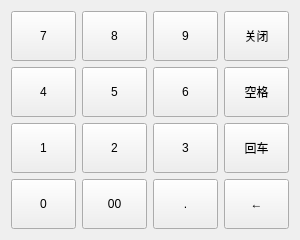
<?xml version="1.0" encoding="UTF-8"?>
<ui version="4.0">
 <class>frmNum</class>
 <widget class="QWidget" name="frmNum">
  <property name="geometry">
   <rect>
    <x>0</x>
    <y>0</y>
    <width>300</width>
    <height>240</height>
   </rect>
  </property>
  <property name="windowTitle">
   <string>数字键盘</string>
  </property>
  <layout class="QGridLayout" name="gridLayout">
   <item row="0" column="0">
    <widget class="QPushButton" name="btn7">
     <property name="sizePolicy">
      <sizepolicy hsizetype="Ignored" vsizetype="Expanding">
       <horstretch>0</horstretch>
       <verstretch>0</verstretch>
      </sizepolicy>
     </property>
     <property name="focusPolicy">
      <enum>Qt::NoFocus</enum>
     </property>
     <property name="text">
      <string>7</string>
     </property>
     <property name="flat">
      <bool>false</bool>
     </property>
    </widget>
   </item>
   <item row="0" column="1">
    <widget class="QPushButton" name="btn8">
     <property name="sizePolicy">
      <sizepolicy hsizetype="Ignored" vsizetype="Expanding">
       <horstretch>0</horstretch>
       <verstretch>0</verstretch>
      </sizepolicy>
     </property>
     <property name="focusPolicy">
      <enum>Qt::NoFocus</enum>
     </property>
     <property name="text">
      <string>8</string>
     </property>
     <property name="flat">
      <bool>false</bool>
     </property>
    </widget>
   </item>
   <item row="0" column="2">
    <widget class="QPushButton" name="btn9">
     <property name="sizePolicy">
      <sizepolicy hsizetype="Ignored" vsizetype="Expanding">
       <horstretch>0</horstretch>
       <verstretch>0</verstretch>
      </sizepolicy>
     </property>
     <property name="focusPolicy">
      <enum>Qt::NoFocus</enum>
     </property>
     <property name="text">
      <string>9</string>
     </property>
    </widget>
   </item>
   <item row="0" column="3">
    <widget class="QPushButton" name="btnClose">
     <property name="sizePolicy">
      <sizepolicy hsizetype="Ignored" vsizetype="Expanding">
       <horstretch>0</horstretch>
       <verstretch>0</verstretch>
      </sizepolicy>
     </property>
     <property name="focusPolicy">
      <enum>Qt::NoFocus</enum>
     </property>
     <property name="text">
      <string>关闭</string>
     </property>
    </widget>
   </item>
   <item row="1" column="0">
    <widget class="QPushButton" name="btn4">
     <property name="sizePolicy">
      <sizepolicy hsizetype="Ignored" vsizetype="Expanding">
       <horstretch>0</horstretch>
       <verstretch>0</verstretch>
      </sizepolicy>
     </property>
     <property name="focusPolicy">
      <enum>Qt::NoFocus</enum>
     </property>
     <property name="text">
      <string>4</string>
     </property>
     <property name="flat">
      <bool>false</bool>
     </property>
    </widget>
   </item>
   <item row="1" column="1">
    <widget class="QPushButton" name="btn5">
     <property name="sizePolicy">
      <sizepolicy hsizetype="Ignored" vsizetype="Expanding">
       <horstretch>0</horstretch>
       <verstretch>0</verstretch>
      </sizepolicy>
     </property>
     <property name="focusPolicy">
      <enum>Qt::NoFocus</enum>
     </property>
     <property name="text">
      <string>5</string>
     </property>
     <property name="flat">
      <bool>false</bool>
     </property>
    </widget>
   </item>
   <item row="1" column="2">
    <widget class="QPushButton" name="btn6">
     <property name="sizePolicy">
      <sizepolicy hsizetype="Ignored" vsizetype="Expanding">
       <horstretch>0</horstretch>
       <verstretch>0</verstretch>
      </sizepolicy>
     </property>
     <property name="focusPolicy">
      <enum>Qt::NoFocus</enum>
     </property>
     <property name="text">
      <string>6</string>
     </property>
    </widget>
   </item>
   <item row="1" column="3">
    <widget class="QPushButton" name="btnSpace">
     <property name="sizePolicy">
      <sizepolicy hsizetype="Ignored" vsizetype="Expanding">
       <horstretch>0</horstretch>
       <verstretch>0</verstretch>
      </sizepolicy>
     </property>
     <property name="focusPolicy">
      <enum>Qt::NoFocus</enum>
     </property>
     <property name="text">
      <string>空格</string>
     </property>
    </widget>
   </item>
   <item row="2" column="0">
    <widget class="QPushButton" name="btn1">
     <property name="sizePolicy">
      <sizepolicy hsizetype="Ignored" vsizetype="Expanding">
       <horstretch>0</horstretch>
       <verstretch>0</verstretch>
      </sizepolicy>
     </property>
     <property name="focusPolicy">
      <enum>Qt::NoFocus</enum>
     </property>
     <property name="text">
      <string>1</string>
     </property>
     <property name="flat">
      <bool>false</bool>
     </property>
    </widget>
   </item>
   <item row="2" column="1">
    <widget class="QPushButton" name="btn2">
     <property name="sizePolicy">
      <sizepolicy hsizetype="Ignored" vsizetype="Expanding">
       <horstretch>0</horstretch>
       <verstretch>0</verstretch>
      </sizepolicy>
     </property>
     <property name="focusPolicy">
      <enum>Qt::NoFocus</enum>
     </property>
     <property name="text">
      <string>2</string>
     </property>
     <property name="flat">
      <bool>false</bool>
     </property>
    </widget>
   </item>
   <item row="2" column="2">
    <widget class="QPushButton" name="btn3">
     <property name="sizePolicy">
      <sizepolicy hsizetype="Ignored" vsizetype="Expanding">
       <horstretch>0</horstretch>
       <verstretch>0</verstretch>
      </sizepolicy>
     </property>
     <property name="focusPolicy">
      <enum>Qt::NoFocus</enum>
     </property>
     <property name="text">
      <string>3</string>
     </property>
    </widget>
   </item>
   <item row="2" column="3">
    <widget class="QPushButton" name="btnEnter">
     <property name="sizePolicy">
      <sizepolicy hsizetype="Ignored" vsizetype="Expanding">
       <horstretch>0</horstretch>
       <verstretch>0</verstretch>
      </sizepolicy>
     </property>
     <property name="focusPolicy">
      <enum>Qt::NoFocus</enum>
     </property>
     <property name="text">
      <string>回车</string>
     </property>
    </widget>
   </item>
   <item row="3" column="0">
    <widget class="QPushButton" name="btn0">
     <property name="sizePolicy">
      <sizepolicy hsizetype="Ignored" vsizetype="Expanding">
       <horstretch>0</horstretch>
       <verstretch>0</verstretch>
      </sizepolicy>
     </property>
     <property name="focusPolicy">
      <enum>Qt::NoFocus</enum>
     </property>
     <property name="text">
      <string>0</string>
     </property>
    </widget>
   </item>
   <item row="3" column="1">
    <widget class="QPushButton" name="btn00">
     <property name="sizePolicy">
      <sizepolicy hsizetype="Ignored" vsizetype="Expanding">
       <horstretch>0</horstretch>
       <verstretch>0</verstretch>
      </sizepolicy>
     </property>
     <property name="focusPolicy">
      <enum>Qt::NoFocus</enum>
     </property>
     <property name="text">
      <string>00</string>
     </property>
    </widget>
   </item>
   <item row="3" column="2">
    <widget class="QPushButton" name="btnDot">
     <property name="sizePolicy">
      <sizepolicy hsizetype="Ignored" vsizetype="Expanding">
       <horstretch>0</horstretch>
       <verstretch>0</verstretch>
      </sizepolicy>
     </property>
     <property name="focusPolicy">
      <enum>Qt::NoFocus</enum>
     </property>
     <property name="text">
      <string>.</string>
     </property>
    </widget>
   </item>
   <item row="3" column="3">
    <widget class="QPushButton" name="btnDelete">
     <property name="sizePolicy">
      <sizepolicy hsizetype="Ignored" vsizetype="Expanding">
       <horstretch>0</horstretch>
       <verstretch>0</verstretch>
      </sizepolicy>
     </property>
     <property name="focusPolicy">
      <enum>Qt::NoFocus</enum>
     </property>
     <property name="text">
      <string>←</string>
     </property>
    </widget>
   </item>
  </layout>
 </widget>
 <resources/>
 <connections/>
</ui>
